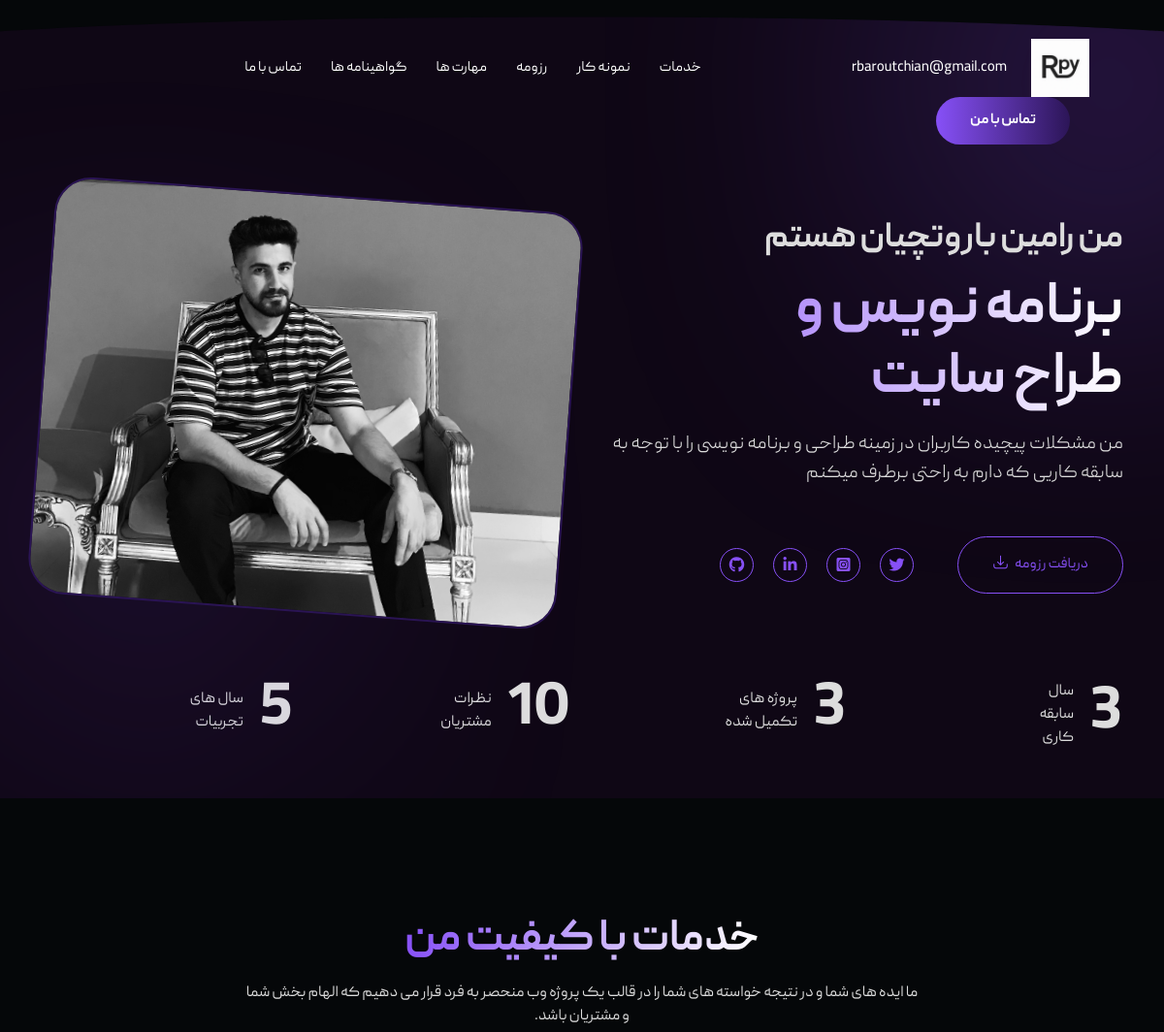
/ (upper part), run on an earlier commit of the app's database.
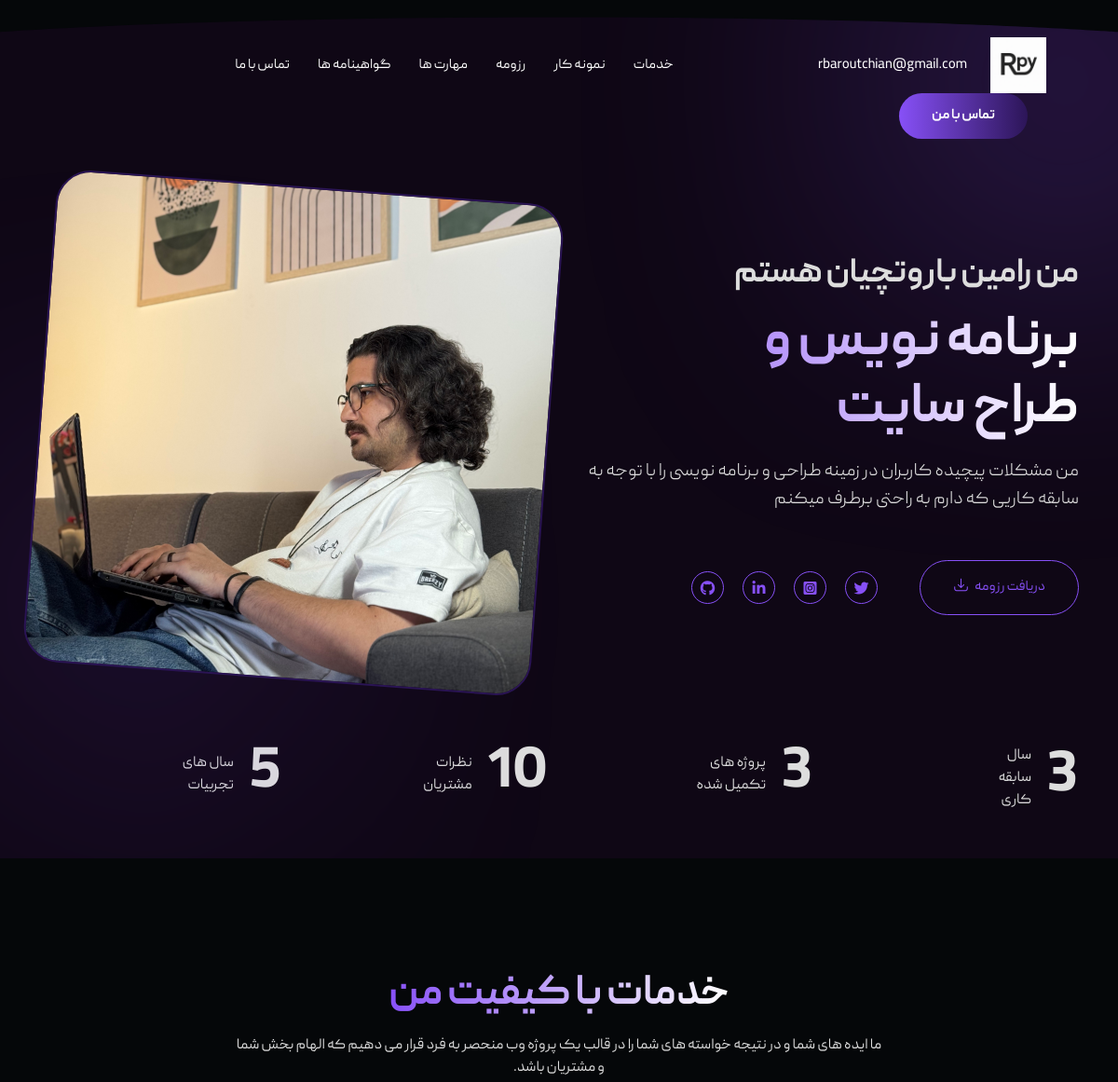
And on a later commit of the database.
### personality/models.py (models this page shows, shortened)
class User(AbstractUser):
    logo = models.ImageField(upload_to='media', blank=True, null=True,verbose_name='لوگو')
    avatar = models.ImageField(upload_to='media', blank=True, null=True,verbose_name='آوارتار')
    work_time = models.IntegerField(blank=True,null=True,verbose_name='سابقه کار به سال')
    projects = models.IntegerField(blank=True,null=True,verbose_name='تعداد پروژه های تکمیل شده')
    description = models.CharField(max_length=500, verbose_name='توضیحات')
    short_description = models.CharField(max_length=300, verbose_name='توضیحات کوتاه')
    mobile_number = models.CharField(max_length=11, verbose_name='شماره تماس')
    birthday = models.DateField(blank=True, null=True, verbose_name='تاریخ تولد')
    is_main_setting = models.BooleanField(default=False,verbose_name='تنظیمات اصلی')
    resume = models.FileField(upload_to= 'media',blank=True, null=True, verbose_name='فایل رزومه' )
    class Meta:
        verbose_name = 'کاربر'
        verbose_name_plural = 'کاربران'

### personality/views.py (the view)
# urls.py: 2. Add a URL to urlpatterns:  path('', views.home, name='home')
class home(TemplateView):
    template_name = 'base.html'
    def get_context_data(self, **kwargs):
        context = super(home, self).get_context_data(**kwargs)
        user_setting: User = User.objects.filter(is_main_setting=True).first()
        context['user_setting'] = user_setting
        context['sazmani_project'] = Projects.objects.filter(project_category='سازمانی')
        context['shopping_project'] = Projects.objects.filter(project_category='فروشگاهی')
        context['amoozeshi_project'] = Projects.objects.filter(project_category='آموزشی')
        context['services'] = Services.objects.all()
        context['all_resume'] = Work_Resume.objects.all()
        return context

### templates/base.html (shortened to what the changed rows need)
<!DOCTYPE html>
{% load static %}
<html class="no-js" lang="fa" dir="rtl">
<head>
    {% include 'header_refrence.html' %}
</head>
<body>
   <div class="preloader">
      <svg viewbox="0 0 1000 1000" preserveaspectratio="none">
         <path id="preloaderSvg" d="M0,1005S175,995,500,995s500,5,500,5V0H0Z"></path>
      </svg>
      <div class="preloader-heading">
      </div>
   </div>
   <header class="tj-header-area header-absolute">
      <div class="container">
         <div class="row">
            <div class="col-12 d-flex flex-wrap align-items-center">
               <div class="logo-box">
                  <a href="index.html">
                     <img src="{{user_setting.logo.url}}" alt="">
                  </a>
               </div>
               <div class="header-info-list d-none d-md-inline-block">
                  <ul class="ul-reset">
                     <li><a href="mailto:mail@gerolddesign.com">{{ user_setting.email}}</a></li>
                  </ul>
               </div>
            </div>
         </div>
      </div>
   </header>
   <main class="site-content" id="content">
      <section class="hero-section d-flex align-items-center" id="intro">
         <div class="container">
            <div class="row align-items-center">
               <div class="col-md-6">
                  <div class="hero-content-box">
                     <h1 class="hero-title">برنامه نویس و
                        <br>
                        طراح سایت</h1>
                  </div>
               </div>
               <div class="col-md-6 d-none d-md-block">
                  <div class="hero-image-box text-center">
                     <img src="{{ user_setting.avatar.url }}" alt="">
                  </div>
               </div>
            </div>
            <div class="funfact-area">
               <div class="row">
                  <div class="col-6 col-lg-3">
                     <div class="funfact-item d-flex flex-column flex-sm-row flex-wrap align-items-center">
                        <div class="number"><span>{{ user_setting.work_time }}</span></div>
                     </div>
                  </div>
                  <div class="col-6 col-lg-3">
                     <div class="funfact-item d-flex flex-column flex-sm-row flex-wrap align-items-center">
                        <div class="number"><span>{{ user_setting.projects }}</span></div>
                     </div>
                  </div>
               </div>
            </div>
         </div>
      </section>
      <section class="services-section" id="services-section">
         <div class="container">
            <div class="row">
               <div class="col-md-12">
                  <div class="section-header text-center">
                     <h2 class="section-title wow fadeInUp" data-wow-delay=".3s">خدمات با کیفیت من
                     </h2>
                  </div>
               </div>
            </div>
         </div>
      </section>
   </main>
</body>
</html>

What changed in the data, as far as the page shows it:
changed User "rbaroutchian@gmail.com": avatar: a different picture
